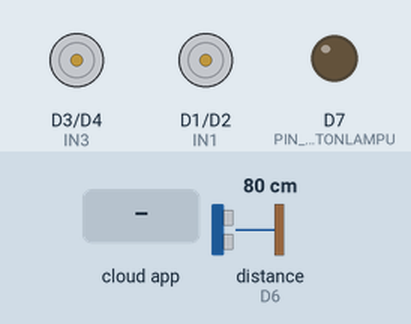
Recording of a sketch running on a simulated ESP8266 (NodeMCU). Parts: motor-driver pin pairs drawn as motors (green arrow = first pin HIGH = forward, orange = second pin HIGH = backward, longer = more drive), output pins drawn as LEDs (lit = HIGH). Inputs (shaded band) come from the test bench; at power-on: distance to the obstacle (sensor on D6) 80 cm. The echo pulse lasts 58.3 µs per cm; the RemoteXY app is connected.

Above: at 1.2 s.
1.3 s: the phone or cloud app sets joystick_01_y to -100
At 1.7 s:
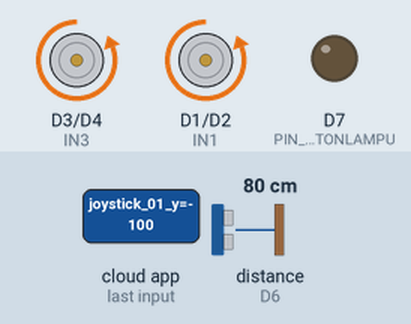
2.8 s: the phone or cloud app sets selectorMode to 1
At 4.0 s:
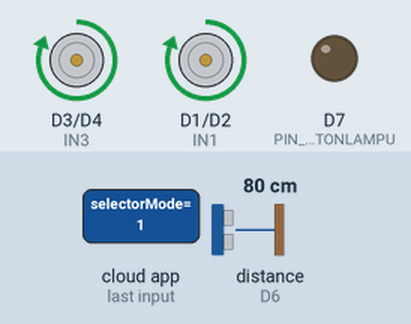
4.3 s: the phone or cloud app sets buttonLampu to 1
At 5.4 s:
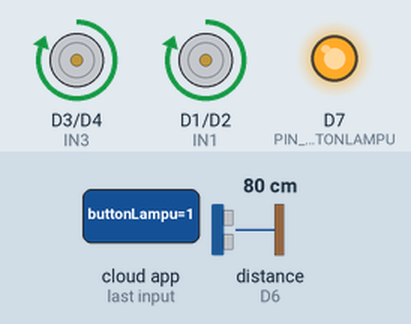
5.8 s: distance to the obstacle (sensor on D6) set to 27 cm
7.3 s: distance to the obstacle (sensor on D6) set to 23 cm
At 8.0 s:
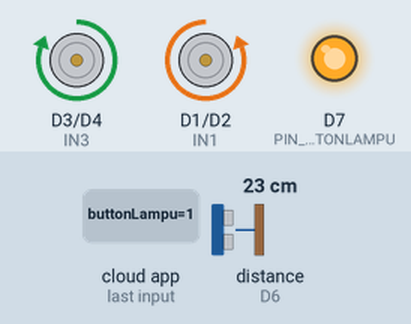
10.3 s: the phone or cloud app sets selectorMode to 0
At 11.8 s:
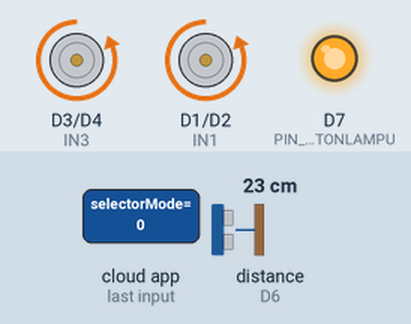
Timing chart, 0 to 13.3 s (numbered marks = the images above; inputs shaded):
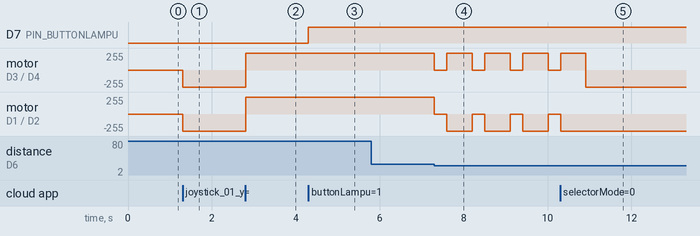

The sketch:

ARKABOT_NANO_VERSION.ino
```cpp
// (licence header left out)
//////////////////////////////////////////////
//        RemoteXY include library          //
//////////////////////////////////////////////

// you can enable debug logging to Serial at 115200
//#define REMOTEXY__DEBUGLOG

// RemoteXY select connection mode and include library
#define REMOTEXY_MODE__WIFI_POINT

#include <ESP8266WiFi.h>

// RemoteXY connection settings
#define REMOTEXY_WIFI_SSID "ARKABOT_NANO"
#define REMOTEXY_WIFI_PASSWORD "123456789"
#define REMOTEXY_SERVER_PORT 6377
#define REMOTEXY_ACCESS_PASSWORD "123456789"


#include <RemoteXY.h>
#include <NewPing.h>

// RemoteXY GUI configuration
#pragma pack(push, 1)
uint8_t RemoteXY_CONF[] =   // 171 bytes
  { 255,6,0,0,0,164,0,19,0,0,0,65,82,75,65,66,79,84,95,78,
  65,78,79,0,16,2,106,200,200,84,1,1,5,0,5,3,130,47,47,9,
  25,54,54,32,1,25,31,5,56,130,47,47,137,25,54,54,32,1,25,31,
  12,19,109,68,10,71,56,56,7,195,31,25,77,97,110,117,97,108,32,67,
  111,110,116,114,111,108,0,65,118,111,105,100,32,79,98,106,101,99,116,0,
  70,111,108,108,111,119,32,79,98,106,101,99,116,0,80,97,116,114,111,108,
  108,105,110,103,0,83,112,105,110,110,105,110,103,0,2,34,89,38,14,82,
  45,32,7,0,16,25,12,1,79,78,0,79,70,70,0,129,13,17,90,65,
  78,9,46,33,64,17,240,159,164,150,0 };

// this structure defines all the variables and events of your control interface
struct {

    // input variables
  int8_t joystick_01_x; // from -100 to 100
  int8_t joystick_01_y; // from -100 to 100
  int8_t joystick_02_x; // from -100 to 100
  int8_t joystick_02_y; // from -100 to 100
  uint8_t selectorMode; // from 0 to 5
  uint8_t buttonLampu; // =1 if switch ON and =0 if OFF

    // other variable
  uint8_t connect_flag;  // =1 if wire connected, else =0

} RemoteXY;
#pragma pack(pop)

/////////////////////////////////////////////
//           END RemoteXY include          //
/////////////////////////////////////////////

// Motor Pins
#define IN1 D1
#define IN2 D2
#define IN3 D3
#define IN4 D4
// Sensor Pins
#define PIN_BUTTONLAMPU D7
#define TRIG_PIN D5
#define ECHO_PIN D6
#define MAX_DISTANCE 200

NewPing sonar(TRIG_PIN, ECHO_PIN, MAX_DISTANCE);


void setup()
{
  RemoteXY_Init ();

  pinMode (PIN_BUTTONLAMPU, OUTPUT);
  pinMode(IN1, OUTPUT);
  pinMode(IN2, OUTPUT);
  pinMode(IN3, OUTPUT);
  pinMode(IN4, OUTPUT);

  digitalWrite(PIN_BUTTONLAMPU, LOW);
  // TODO you setup code
  unsigned long patrolLastAction = 0;
  bool isTurning = false;
}

void loop()
{
  RemoteXY_Handler ();

  digitalWrite(PIN_BUTTONLAMPU, (RemoteXY.buttonLampu==0)?LOW:HIGH);

  // Mode Selector
  int mode = RemoteXY.selectorMode;

  if (mode == 0) {
    // MANUAL MODE
    manualControl();
  }
  else if (mode == 1) {
    // AVOID MODE
    avoidObstacle();
  }
  else if (mode == 2) {
    // FOLLOW MODE
    followObject();
  }
  else if (mode == 3) {
    // PATROL MODE
    modePatrol();
  }
  else if (mode == 4) {
    // SPINNING MODE
    spinMode();
  }

}

// MODE 0 - Kontrol Manual
void manualControl() {
  int y = RemoteXY.joystick_01_y;
  int x = RemoteXY.joystick_02_x;

  if (y > 30) forward();
  else if (y < -30) backward();
  else if (x > 30) turnRightSoft();
  else if (x < -30) turnLeftSoft();
  else stopMotors();
}

// MODE 1 Avoid Obstacle
void avoidObstacle() {
  int distance = sonar.ping_cm();
  if (distance > 0 && distance < 25) {
    stopMotors();
    delay(300);
    turnRight();
    delay(600);
  }
  else {
    forward();
  }
}

// MODE 2 - Following Object
void followObject() {
 int distance = sonar.ping_cm();
  if (distance > 0 && distance < 20) {
    forward();
  }
  else {
    stopMotors();
  }
}

// MODE 3 - Patrol
// === MODE PATROL ===
void modePatrol() {
  static unsigned long patrolTimer = 0;
  static bool movingForward = true;
  unsigned long currentTime = millis();

  if (currentTime - patrolTimer >= 2000) { // 2 detik sekali
    patrolTimer = currentTime;
    movingForward = !movingForward;

    if (movingForward) {
      forward();
    } else {
      // Putar balik
      turnRight();
      delay(1100); // Sesuaikan agar berbalik arah
      forward();
    }
  }
}

// MODE 4 - Spinning
void spinMode() {
  turnRight(); // atau turnLeft();
}

// Motor functions
void forward() {
  digitalWrite(IN1, HIGH);
  digitalWrite(IN2, LOW);
  digitalWrite(IN3, HIGH);
  digitalWrite(IN4, LOW);
}

void backward() {
  digitalWrite(IN1, LOW);
  digitalWrite(IN2, HIGH);
  digitalWrite(IN3, LOW);
  digitalWrite(IN4, HIGH);
}

void turnLeft() {
  digitalWrite(IN1, HIGH);
  digitalWrite(IN2, LOW);
  digitalWrite(IN3, LOW);
  digitalWrite(IN4, HIGH);
}

void turnRight() {
  digitalWrite(IN1, LOW);
  digitalWrite(IN2, HIGH);
  digitalWrite(IN3, HIGH);
  digitalWrite(IN4, LOW);
}

void turnRightSoft() {
  analogWrite(IN1, 40);
  digitalWrite(IN2, LOW);
  analogWrite(IN3, 240);
  digitalWrite(IN4, LOW);
}

void turnLeftSoft() {
  analogWrite(IN1, 240);
  digitalWrite(IN2, LOW);
  analogWrite(IN3, 40);
  digitalWrite(IN4, LOW);
}

void stopMotors() {
  digitalWrite(IN1, LOW);
  digitalWrite(IN2, LOW);
  digitalWrite(IN3, LOW);
  digitalWrite(IN4, LOW);
}
```

Measured:
- the behaviour switches between 25 and 24 cm on distance to the obstacle (sensor on D6) (found by bisection; images 3 and 4)
- after the input at 1.3 s, motor on D3 (IN3) / D4 (IN4), motor on D1 (IN1) / D2 (IN2): stopped → backward 255/255 at once
- after the input at 2.8 s, motor on D3 (IN3) / D4 (IN4), motor on D1 (IN1) / D2 (IN2): backward 255/255 → forward 255/255 at once
- after the input at 4.3 s, D7 (PIN_BUTTONLAMPU): LOW → HIGH at once
- after the input at 5.8 s, every drawn part: stays the same
- after the input at 7.3 s, motor on D3 (IN3) / D4 (IN4): alternates forward 255/255 for 0.60 s and stopped for 0.30 s, starting at once; motor on D1 (IN1) / D2 (IN2): alternates backward 255/255 for 0.60 s and stopped for 0.30 s, starting at once
- after the input at 10.3 s, motor on D1 (IN1) / D2 (IN2): goes on until 10.3 s, then stays backward 255/255
